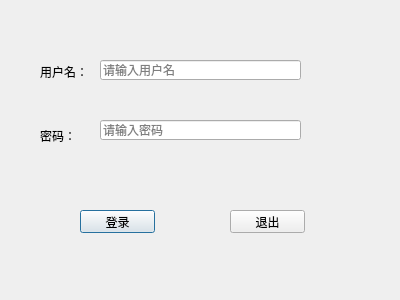
<?xml version="1.0" encoding="UTF-8"?>
<ui version="4.0">
 <class>LoginDialog</class>
 <widget class="QDialog" name="LoginDialog">
  <property name="geometry">
   <rect>
    <x>0</x>
    <y>0</y>
    <width>400</width>
    <height>300</height>
   </rect>
  </property>
  <property name="windowTitle">
   <string>Dialog</string>
  </property>
  <widget class="QLabel" name="label">
   <property name="geometry">
    <rect>
     <x>40</x>
     <y>62</y>
     <width>54</width>
     <height>20</height>
    </rect>
   </property>
   <property name="text">
    <string>用户名：</string>
   </property>
  </widget>
  <widget class="QLabel" name="label_2">
   <property name="geometry">
    <rect>
     <x>40</x>
     <y>130</y>
     <width>54</width>
     <height>12</height>
    </rect>
   </property>
   <property name="text">
    <string>密码：</string>
   </property>
  </widget>
  <widget class="QLineEdit" name="usrLineEdit">
   <property name="geometry">
    <rect>
     <x>100</x>
     <y>60</y>
     <width>201</width>
     <height>20</height>
    </rect>
   </property>
   <property name="placeholderText">
    <string>请输入用户名</string>
   </property>
  </widget>
  <widget class="QLineEdit" name="pwdLineEdit">
   <property name="geometry">
    <rect>
     <x>100</x>
     <y>120</y>
     <width>201</width>
     <height>20</height>
    </rect>
   </property>
   <property name="contextMenuPolicy">
    <enum>Qt::DefaultContextMenu</enum>
   </property>
   <property name="echoMode">
    <enum>QLineEdit::Password</enum>
   </property>
   <property name="placeholderText">
    <string>请输入密码</string>
   </property>
  </widget>
  <widget class="QPushButton" name="loginBtn">
   <property name="geometry">
    <rect>
     <x>80</x>
     <y>210</y>
     <width>75</width>
     <height>23</height>
    </rect>
   </property>
   <property name="text">
    <string>登录</string>
   </property>
  </widget>
  <widget class="QPushButton" name="exitBtn">
   <property name="geometry">
    <rect>
     <x>230</x>
     <y>210</y>
     <width>75</width>
     <height>23</height>
    </rect>
   </property>
   <property name="text">
    <string>退出</string>
   </property>
  </widget>
 </widget>
 <resources/>
 <connections>
  <connection>
   <sender>exitBtn</sender>
   <signal>clicked()</signal>
   <receiver>LoginDialog</receiver>
   <slot>close()</slot>
   <hints>
    <hint type="sourcelabel">
     <x>267</x>
     <y>221</y>
    </hint>
    <hint type="destinationlabel">
     <x>199</x>
     <y>149</y>
    </hint>
   </hints>
  </connection>
 </connections>
</ui>
